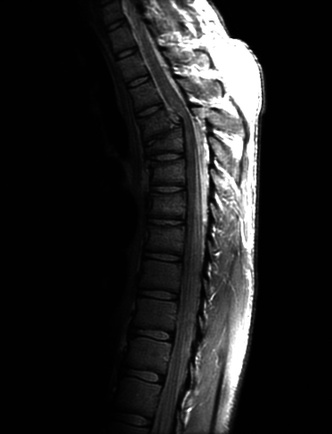
#> input picture 0302/src/fig0308.jpg, 332 x 434 px, shrunk from 746 x 976 before the run
$ python histogram_equalization.py
#> lines starting #> are read from the running program, lines starting #| are printed output that depends on the picture
import os
import numpy as np
import matplotlib.pyplot as plt
from PIL import Image

L = 256

BASE_DIR = os.path.dirname(os.path.abspath(__file__))
IMAGE_PATH = os.path.join(BASE_DIR, "fig0308.jpg")


# (a) Histogram calculation
def compute_histogram(img, levels=L):
    """h(r_k) = n_k: number of pixels with intensity r_k."""
    h = np.zeros(levels, dtype=np.int64)
    for v in img.ravel():
        h[v] += 1
    return h


# (b) Histogram equalization
def equalization_transform(hist, levels=L):
    """
    s_k = T(r_k) = (L-1) * sum_{j<=k} p_r(r_j)
    """
    p = hist / hist.sum()
    cdf = np.cumsum(p)
    T = np.round((levels - 1) * cdf).astype(np.uint8)

    return T


def equalize(img, levels=L):
    hist = compute_histogram(img, levels)
    T = equalization_transform(hist, levels)
    out = T[img]

    return out, T, hist


def main():

    # Load image
    img = np.array(
        Image.open(IMAGE_PATH).convert("L"),
        dtype=np.uint8
    )
    # Equalize
    out, T, h_in = equalize(img)
#> the loop in compute_histogram, `for v in img.ravel():` made 144088 passes
#> v on passes 2 to 4: 0, 0, 0
#> after the loop in compute_histogram, `for v in img.ravel():`: h = 256 values, max 81971 at index 1, min 35 at index 211, mean 562.8
#> in equalize, `hist = compute_histogram(img, levels)`: hist has the same summary as h in compute_histogram
#> in equalization_transform, `p = hist / hist.sum()`: p = 256 values, max 0.569 at index 1, min 0.000243 at index 211, mean 0.00391
#> in equalization_transform, `cdf = np.cumsum(p)`: cdf = 256 values from 0.0046 to 1
#> in equalization_transform, `T = np.round((levels - 1) * cdf).astype(np.uint8)`: T = 256 values from 1 to 255
#> in equalize, `out = T[img]`:
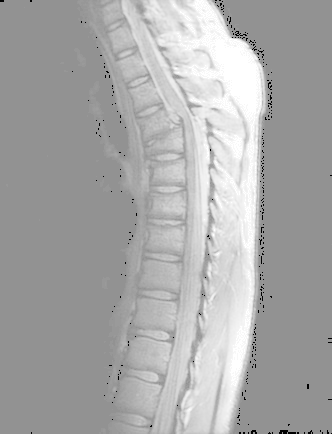
#> out: shape (434, 332); min 1, max 255, mean 169
#> T = 256 values from 1 to 255; h_in has the same summary as h in compute_histogram
    # Histogram of equalized image
    h_out = compute_histogram(out)
#> the loop in compute_histogram (call 2), `for v in img.ravel():` made 144088 passes
#> v on passes 3 to 5: 1, 1, 146
#> h_out = 256 values, max 81971 at index 146, min 0 at index 0, mean 562.8
    k = np.arange(L)
    fig, ax = plt.subplots(2, 3, figsize=(15, 8.5))

    # Original image
    ax[0, 0].imshow(
        img,
        cmap="gray",
        vmin=0,
        vmax=255
    )
    ax[0, 0].set_title("(1) Original image")

    # Original histogram
    ax[0, 1].bar(
        k,
        h_in,
        width=1.0,
        color="k"
    )
    ax[0, 1].set_title("(2) Histogram of original")

    # Transformation function
    ax[0, 2].plot(k, T, "k")
    ax[0, 2].plot(
        k,
        k,
        "r--",
        lw=0.8,
        label="identity"
    )
    ax[0, 2].set_title(
        "(3) Transformation function s = T(r)"
    )
    ax[0, 2].legend()

    # Equalized image
    ax[1, 0].imshow(
        out,
        cmap="gray",
        vmin=0,
        vmax=255
    )
    ax[1, 0].set_title("(4) Equalized image")

    # Equalized histogram
    ax[1, 1].bar(
        k,
        h_out,
        width=1.0,
        color="k"
    )
    ax[1, 1].set_title("(5) Histogram of equalized")

    # Log-scale comparison
    ax[1, 2].semilogy(
        k,
        np.maximum(h_in, 1),
        "b",
        lw=1,
        label="original"
    )

    ax[1, 2].semilogy(
        k,
        np.maximum(h_out, 1),
        "r",
        lw=1,
        label="equalized"
    )

    ax[1, 2].set_title(
        "(extra) Both histograms, log scale"
    )
    ax[1, 2].legend()

    for a in (ax[0, 1], ax[1, 1], ax[1, 2]):
        a.set_xlim(0, 255)
        a.set_xlabel("intensity r_k")
        a.set_ylabel("n_k")

    ax[0, 2].set_xlim(0, 255)
    ax[0, 2].set_ylim(0, 255)
    ax[0, 2].set_xlabel("input r")
    ax[0, 2].set_ylabel("output s")

    for a in (ax[0, 0], ax[1, 0]):
        a.axis("off")

    plt.tight_layout()

    plt.savefig(
        os.path.join(BASE_DIR, "results.png"),
        dpi=150
    )
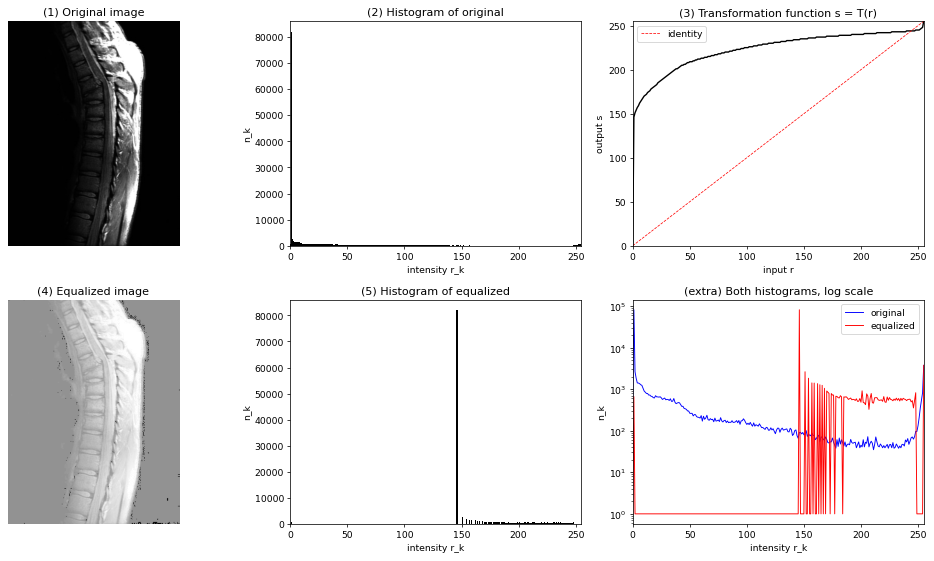
#> figure drawn by matplotlib, 6 panels; panel 2: tallest bar 81971 high, from x = 0.5 to 1.5; panel 3: curve peaks at x = 255, y = 255; panel 3: curve peaks at x = 255, y = 255; panel 5: tallest bar 81971 high, from x = 145.5 to 146.5

    Image.fromarray(out).save(
        os.path.join(BASE_DIR, "equalized.png")
    )

    plt.show()


if __name__ == "__main__":
    main()
